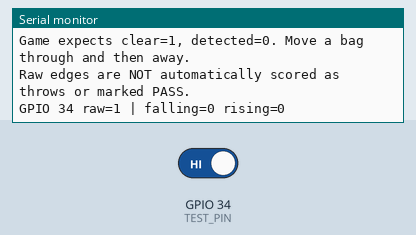
The sketch below on a simulated ESP32. Parts: the last lines printed to the serial monitor. Inputs (shaded band) come from the test bench; at power-on: GPIO 34 (TEST_PIN) HIGH.

Above: at 2.4 s.
2.5 s: GPIO 34 (TEST_PIN) driven LOW
At 3.0 s:
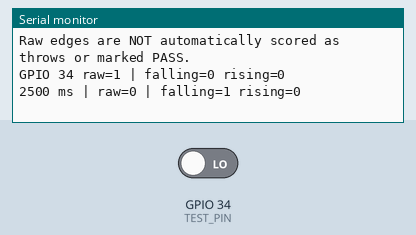
4.0 s: GPIO 34 (TEST_PIN) driven HIGH
At 5.0 s:
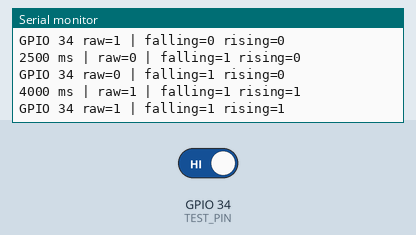

The sketch:

04_ir_sensor.ino
```cpp
#include <Arduino.h>

// Test ONE powered 3.3V-compatible digital IR module at a time.
// 10-point OUT=34, 20-point OUT=35, 30-point OUT=32.
// VCC -> 3V3, GND -> GND. Confirm the actual module pin labels.
constexpr uint8_t TEST_PIN = 34;
int lastState;
uint32_t lastReport;
unsigned long fallingEdges = 0;
unsigned long risingEdges = 0;

void setup() {
  Serial.begin(115200);
  // GPIO34/35 have no internal pull-ups. Match the game's plain INPUT.
  pinMode(TEST_PIN, INPUT);
  delay(1200);
  lastState = digitalRead(TEST_PIN);
  lastReport = millis();
  Serial.printf("\nIR TEST GPIO %u | initial raw=%d\n", TEST_PIN, lastState);
  Serial.println("Game expects clear=1, detected=0. Move a bag through and then away.");
  Serial.println("Raw edges are NOT automatically scored as throws or marked PASS.");
}

void loop() {
  const uint32_t now = millis();
  const int state = digitalRead(TEST_PIN);
  if (state != lastState) {
    lastState = state;
    if (state == LOW) ++fallingEdges;
    else ++risingEdges;
    Serial.printf("%lu ms | raw=%d | falling=%lu rising=%lu\n",
                  (unsigned long)now, state, fallingEdges, risingEdges);
  }
  if (uint32_t(now - lastReport) >= 1000) {
    lastReport = now;
    Serial.printf("GPIO %u raw=%d | falling=%lu rising=%lu\n",
                  TEST_PIN, state, fallingEdges, risingEdges);
  }
  delay(1);
}
```

Measured:
- after the input at 2.5 s, the serial monitor: prints a new line at once (image 1)
- after the input at 4.0 s, the serial monitor: prints a new line at once (image 2)
